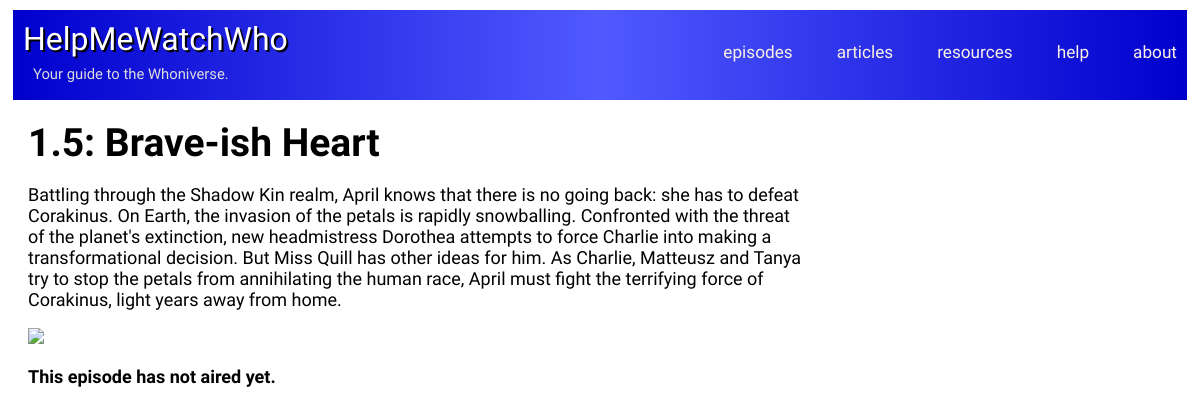
The page /unaired.php?episodeID=505 on the database its author committed.
### tables this page shows
CREATE TABLE IF NOT EXISTS `Episodes` (
  `EpisodeID` int(11) NOT NULL,
  `Type` int(11) NOT NULL,
  `Title` varchar(100) NOT NULL,
  `Season` varchar(50) NOT NULL,
  `Story` varchar(50) NOT NULL,
  `Description` text NOT NULL
);

### helper.php (called while the page is built, shortened)
<?php
function db_connect() {
    static $connection;
    if(!isset($connection)) {
        $config = parse_ini_file('../config.ini');
        $connection = mysqli_connect('localhost', $config['username'], $config['password'], $config['dbname']);
    }
    return $connection;
}
function db_query($query) {
    $connection = db_connect();
    $result = mysqli_query($connection,$query);
    return $result;
}
function db_select($query) {
    $rows = array();
    $result = db_query($query);
    while ($row = mysqli_fetch_assoc($result)) {
        $rows[] = $row;
    }
    return $rows;
}
?>

### unaired.php (the view, shortened to what this page needs)
<?php
	require("helper.php");
	$episodeID = $_GET['episodeID'];
	$rows = db_select("SELECT * FROM `Episodes` WHERE `EpisodeID` = $episodeID");
	$title = $rows[0][Title];
	$desc = $rows[0][Description];
	$season = $rows[0][Season];
?>
<!DOCTYPE html>
<html>
<head>
	<link type="text/css" rel="stylesheet" href="episodes style.css">
	<link type="text/css" rel="stylesheet" href="link-colors.css">
</head>
<?php include("header.php"); ?>
<body onLoad="sortEpisodes();">
<div id="everything">
<div id="left">
	<h1><?php echo $season; ?>: <?php echo $title; ?></h1>
	<p><?php echo $desc; ?></p>
	<img <?php echo "src='Screencaps/" . $episodeID . ".jpg'"; ?>/>
	<br>
	<p><strong>This episode has not aired yet.</strong></p>
	</div>
<div id ="right">
</div>
</div>
</body>
</html>

### episodes style.css (style rules this page uses)
#everything { font-family: 'Maven Pro', sans-serif; margin-left: 20px; }
h1 { font-size: calc(3px + 3vw); display: inline; margin-bottom: 0px; }
p { font-size: calc(6px + 1vw); }
img { width: 40vw; height: auto; }
#left { margin-right: 33%; }
#right { margin-left: 10px; float: right; width: 33%; display: inline-block; position: fixed; top: 100px; right: 0px; text-align: right; height: 100%; overflow: auto; margin-right: 20px; }

### header style.css (style rules this page uses)
body { font-family: 'Maven Pro', sans-serif; }

### rows shown on the page
episodes: Season "1.5", Title "Brave-ish Heart", Description "Battling through the Shadow Kin realm, April knows that there is no going back: she has to defeat Corakinus. On Earth, the invasion of the petals is rapidly snowballing. Confronted with the threat of the planet's extinction, new headmistress Dorothea attempts to force Charlie into making a transformational decision. But Miss Quill has other ideas for him. As Charlie, Matteusz and Tanya try to stop the petals from annihilating the human race, April must fight the terrifying force of Corakinus, light years away from home."
